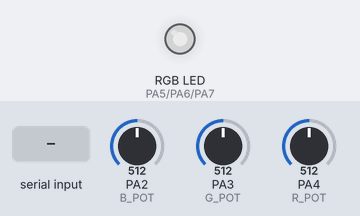
Simulated run of this sketch. Board: STM32 Blue Pill. Parts: an RGB LED mixed from three pins (HIGH = lit). The test bench sets the inputs (shaded band); at power-on: PA2 (B_POT) = 512, PA3 (G_POT) = 512, PA4 (R_POT) = 512. Dim RGB values are drawn brighter than linear.

Above: at 1.2 s.
1.3 s: PA2 (B_POT) set to 716
At 2.5 s:
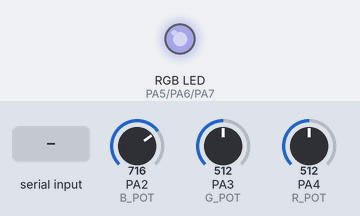
2.8 s: PA3 (G_POT) set to 716
At 3.8 s:
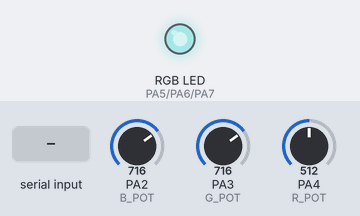
4.3 s: PA4 (R_POT) set to 716
At 5.0 s:
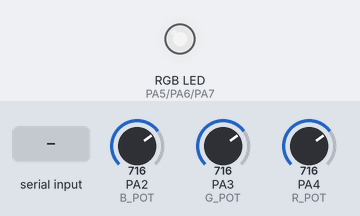
5.8 s: "90,45\n" received over the second serial link
At 6.1 s:
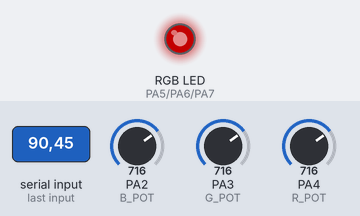
7.3 s: "30,150\n" received over the second serial link
At 8.4 s:
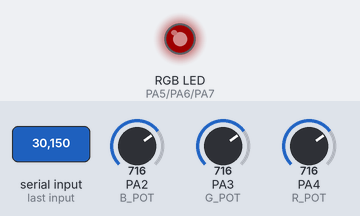
8.8 s: PA2 (B_POT) set to 900
At 9.5 s:
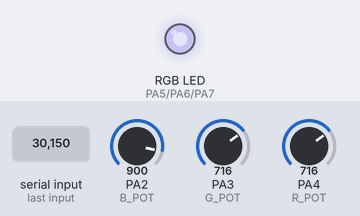
Timing chart, 0 to 11.3 s (numbered marks = the images above; inputs shaded):
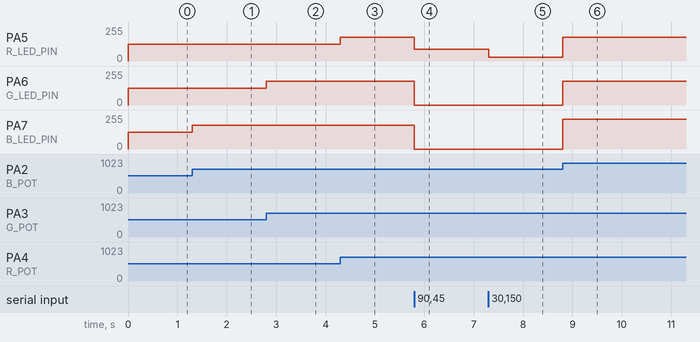

Measured:
- after the input at 1.3 s, PA7 (B_LED_PIN): 127/255 → 178/255 at once
- after the input at 2.8 s, PA6 (G_LED_PIN): 127/255 → 178/255 at once
- after the input at 4.3 s, PA5 (R_LED_PIN): 127/255 → 178/255 at once
- after the input at 5.8 s, PA5 (R_LED_PIN): 178/255 → 90/255 at once; PA6 (G_LED_PIN), PA7 (B_LED_PIN): 178/255 → 0/255 at once
- after the input at 7.3 s, PA5 (R_LED_PIN): 90/255 → 30/255 at once
- after the input at 8.8 s, PA5 (R_LED_PIN): 30/255 → 178/255 at once; PA6 (G_LED_PIN): 0/255 → 178/255 at once; PA7 (B_LED_PIN): 0/255 → 224/255 at once

The sketch:

RGB_LED_Attiny84.ino
```cpp
#include <SoftwareSerial.h>

const int RX = PA0;
const int TX = PA1;
SoftwareSerial Serial1(RX, TX);


const int R_LED_PIN = PA5;
const int G_LED_PIN = PA6;
const int B_LED_PIN = PA7;

const int R_POT = PA4;
const int G_POT = PA3;
const int B_POT = PA2;

// Used to determine which method to use to control the RGB LED, the pots or the sliders.
const int POT_THRESH = 15;
const int APP_THRESH = 5;
int currMethod;
int lastPotsV;
int lastSlidersV;

// Will store latest values for the pots and app.
int potRV, potGV, potBV;
int appRV, appGV, appBV;


void setup() {
    Serial1.begin(19200);

    pinMode(R_LED_PIN, OUTPUT);
    pinMode(G_LED_PIN, OUTPUT);
    pinMode(B_LED_PIN, OUTPUT);
}


void loop() {

    potRV = analogRead(R_POT);
    potGV = analogRead(G_POT);
    potBV = analogRead(B_POT);


    if(Serial1.available()) {
        String raw = Serial1.readStringUntil('\n');

        // Extracting red, green, blue values coming from the ESP(app).
        raw.trim();
        char* c = const_cast<char*>(raw.c_str());
        sscanf(c, "%d %d %d", &appRV, &appGV, &appBV);
    }

    // Determining which method to use by checking which method was used last. If the difference
    // between the current values and last values is larger then the thresholds, the used method is changed.
    int potsDiff = abs(lastPotsV - (potRV + potGV + potBV));
    int appDiff = abs(lastSlidersV - (appRV + appGV + appBV));

    if(potsDiff >= POT_THRESH && currMethod != 0) {
        currMethod = 0;  // 0 for pots
    } else if (appDiff >= APP_THRESH && currMethod != 1) {
        currMethod = 1;  // 1 for app sliders.
    }

    if(currMethod == 0) {
        analogWrite(R_LED_PIN, map(potRV, 0, 1023, 0, 255));
        analogWrite(G_LED_PIN, map(potGV, 0, 1023, 0, 255));
        analogWrite(B_LED_PIN, map(potBV, 0, 1023, 0, 255));
    } else {
        analogWrite(R_LED_PIN, appRV);
        analogWrite(G_LED_PIN, appGV);
        analogWrite(B_LED_PIN, appBV);
    }

    // Updating the last pot and slider values so the method check can happen for the next loop iteration.
    lastPotsV = potRV + potGV + potBV;
    lastSlidersV = appRV + appGV + appBV;

    delay(1);
}
```
